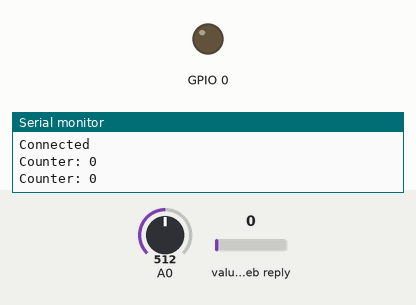
Simulated run of this sketch. Board: ESP8266 (NodeMCU). Shown: output pins drawn as LEDs (lit = HIGH), the last lines printed to the serial monitor. The inputs (shaded band) are chosen by the test bench; at power-on: value in the web reply 0, A0 = 512. WiFi joins after 1.5 s; servers stay silent unless stated; web services answer with replies made up by the test bench.

Above: at 6.7 s.
6.8 s: value in the web reply set to 2
At 8.1 s:
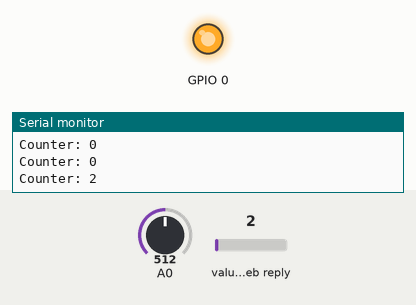
Timing chart, 0 to 9.8 s (numbered marks = the images above; inputs shaded):
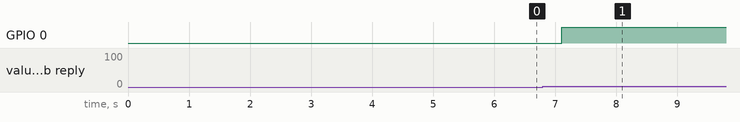

The sketch:

READLED.ino
```cpp
#include "ThingSpeak.h"
#include "secrets.h"
#include <ESP8266WiFi.h>

char ssid[] = SECRET_SSID;   // your network SSID (name)
char pass[] = SECRET_PASS;   // your network password
WiFiClient  client;

// Counting channel details
unsigned long counterChannelNumber = SECRET_CH_ID_COUNTER;
unsigned long counterChannelNumber2 = SECRET_CH_ID_COUNTER2;
const char * myCounterReadAPIKey = SECRET_READ_APIKEY_COUNTER;
const char * myCounterWriteAPIKey = SECRET_WRITE_APIKEY_COUNTER;
unsigned int counterFieldNumber = 1;
float temp;

  boolean lastButton = LOW;
  boolean currentButton = LOW;
  boolean ledOn = false;

void setup() {
  Serial.begin(115200);  // Initialize serial

  WiFi.mode(WIFI_STA);
  ThingSpeak.begin(client);  // Initialize ThingSpeak
  pinMode(0,OUTPUT);
  pinMode(A0,INPUT);
}

  boolean debounce(boolean last) //function for debounce
{
  boolean current = ThingSpeak.readIntField(counterChannelNumber, counterFieldNumber, myCounterReadAPIKey);
  if (last != current)
  {
    delay(5);
    current = ThingSpeak.readIntField(counterChannelNumber, counterFieldNumber, myCounterReadAPIKey);
  }
  return current;
}

void loop() {

 int statusCode = 0;


  // Connect or reconnect to WiFi
  if(WiFi.status() != WL_CONNECTED){
    Serial.print("Attempting to connect to SSID: ");
    Serial.println(SECRET_SSID);
    while(WiFi.status() != WL_CONNECTED){
      WiFi.begin(ssid, pass); // Connect to WPA/WPA2 network. Change this line if using open or WEP network
      Serial.print(".");
      delay(5000);
    }
    Serial.println("\nConnected");
  }


  // variable shows temprature
  temp=analogRead(A0)*3.3*100/1024;

  // To upload the temp variable on ThingSpeak
  ThingSpeak.writeField(counterChannelNumber2, 1, temp, myCounterWriteAPIKey);

  // To retrieve the data from ThingSpeak in digital format
  int count = ThingSpeak.readIntField(counterChannelNumber, counterFieldNumber, myCounterReadAPIKey);

   // Check the status of the read operation to see if it was successful
  statusCode = ThingSpeak.getLastReadStatus();
  if(statusCode == 200)
  {
    Serial.println("Counter: " + String(count));
  }
  else
  {
    Serial.println("Problem reading channel. HTTP error code " + String(statusCode));
  }

  currentButton = debounce(lastButton);
  if (lastButton == LOW && currentButton == HIGH)
  {
    ledOn = !ledOn;
  }

  lastButton = currentButton;

  digitalWrite(count, ledOn);
}
```

secrets.h
```cpp
// Use this file to store all of the private credentials
// and connection details

#define SECRET_SSID "MySSID"		// replace MySSID with your WiFi network name
#define SECRET_PASS "password"	// replace MyPassword with your WiFi password


#define SECRET_CH_ID_COUNTER 000000		//channel retrieve the data from push button
#define SECRET_READ_APIKEY_COUNTER "XYZ"	// Read API key of channel

#define SECRET_CH_ID_COUNTER2 000000 //channel to upload temperature data
#define SECRET_WRITE_APIKEY_COUNTER "XYZ"//Write API key of channel
```

Measured:
- after the input at 6.8 s, GPIO 0: LOW → HIGH after 0.31 s
